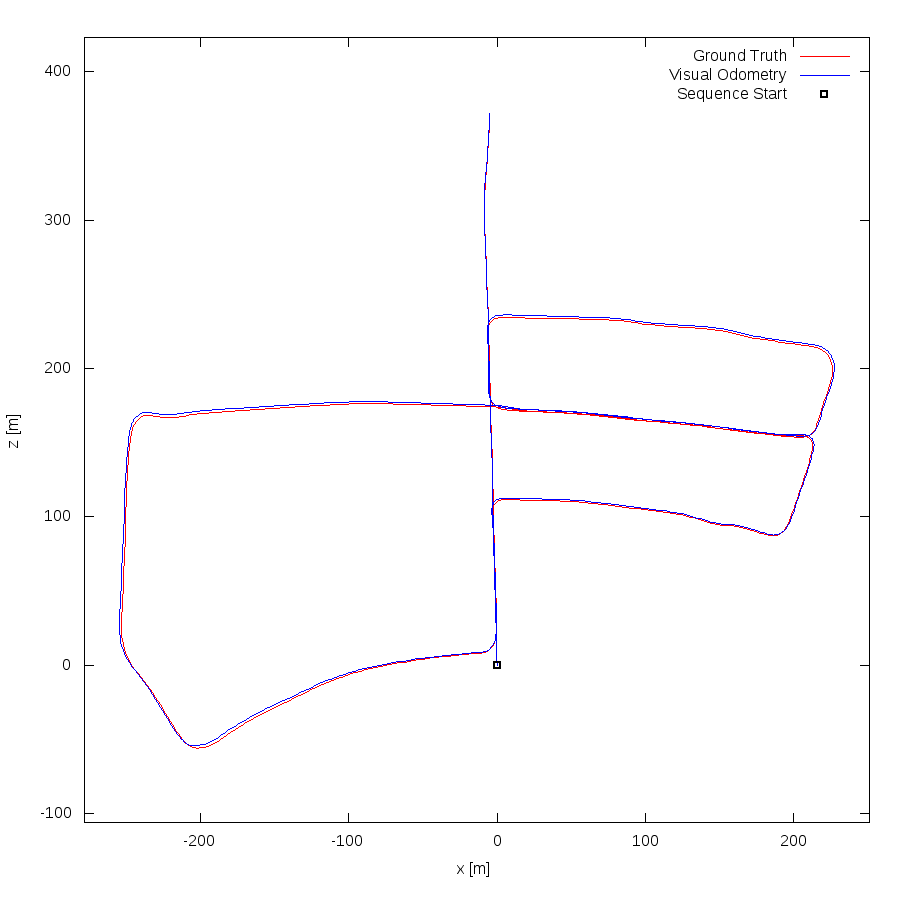

Here is the gnuplot script that generated this plot:
set term postscript eps enhanced color
set output "16.eps"
set size ratio -1
set xrange [-278:251]
set yrange [-106:423]
set xlabel "x [m]"
set ylabel "z [m]"
plot "16.txt" using 1:2 lc rgb "#FF0000" title 'Ground Truth' w lines,"16.txt" using 3:4 lc rgb "#0000FF" title 'Visual Odometry' w lines,"< head -1 16.txt" using 1:2 lc rgb "#000000" pt 4 ps 1 lw 2 title 'Sequence Start' w points
